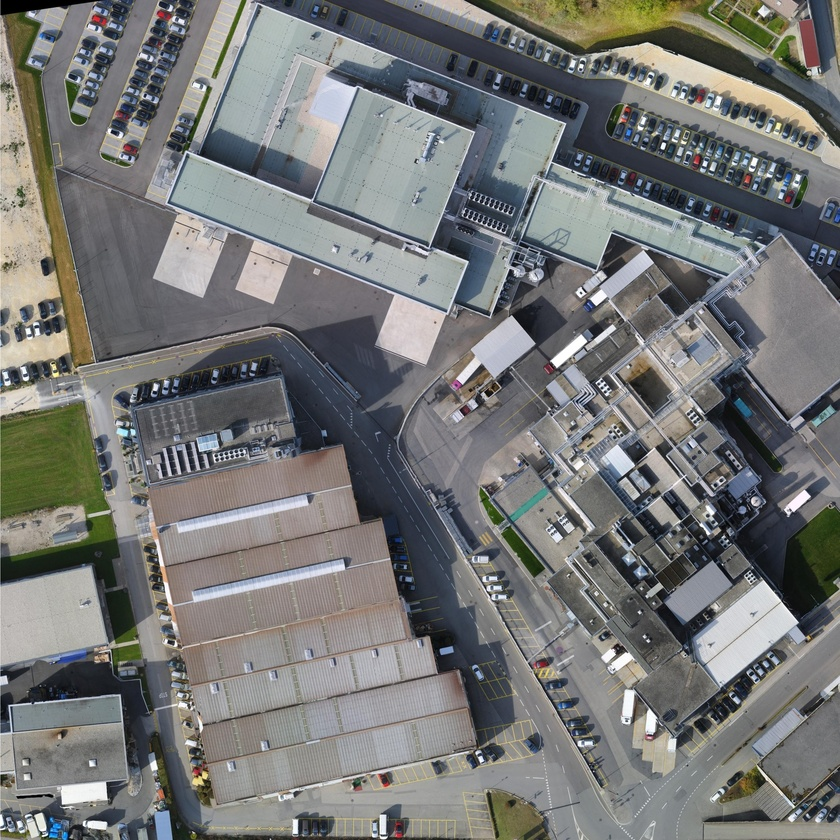
#> input picture archive/1.jpg, 840 x 840 px, shrunk from 2721 x 2721 before the run; its folder holds 3 pictures in this run
$ python imageStiching.py
#> lines starting #> are read from the running program, lines starting #| are printed output that depends on the picture; after the words box and inside, x2 and y2 are one past the last pixel; in counts of white or black regions, pixels touching at a corner belong together
import numpy as np
import cv2
import glob
import imutils

# Load images from the directory
image_paths = glob.glob('archive/*.jpg')
images = []

# Loading the images
for image_path in image_paths:
    img = cv2.imread(image_path)
#> img is the input picture: shape (840, 840, 3); mean B, G, R 118.1, 119.1, 118
    images.append(img)
    cv2.imshow("Image", img)
    cv2.waitKey(1000)  # Display each image for 1 second
    cv2.destroyAllWindows()

# Initialize Stitcher
ImageStitcher = cv2.Stitcher_create()

# Stitch images
status, stitched_img = ImageStitcher.stitch(images)
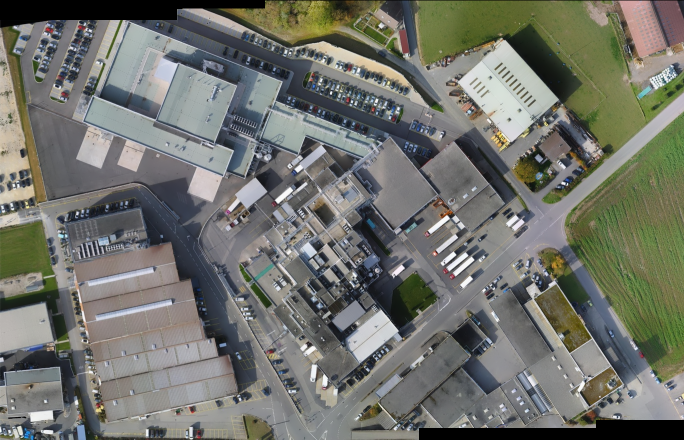
#> stitched_img: shape (879, 1368, 3) (shown at 1/2 size); mean of channels 0, 1, 2 107.5, 114.7, 113; drawn as B, G, R
#> status = 0

# Check stitching status
if status == cv2.Stitcher_OK:
    # Save and display the stitched image
    cv2.imwrite("stitchedOutput.png", stitched_img)
    cv2.imshow("Stitched Image", stitched_img)
    cv2.waitKey(0)
    cv2.destroyAllWindows()

    # Apply padding to the stitched image
    stitched_img = cv2.copyMakeBorder(stitched_img, 10, 10, 10, 10, cv2.BORDER_CONSTANT, value=(0, 0, 0))
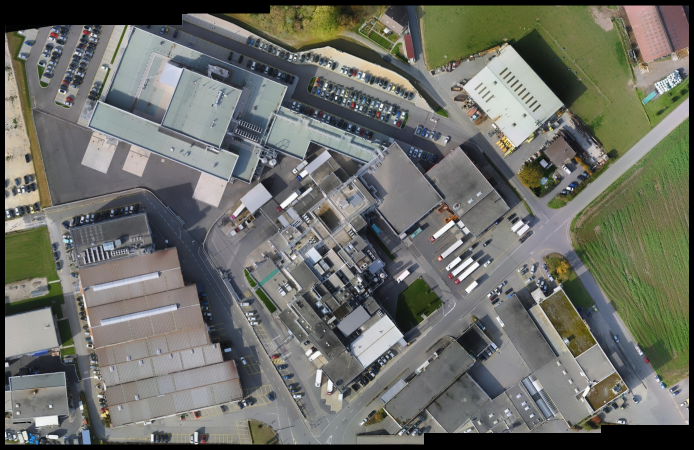
#> stitched_img: shape (899, 1388, 3) (shown at 1/2 size); mean of channels 0, 1, 2 103.6, 110.5, 108.9; drawn as B, G, R

    # Convert stitched image to grayscale
    gray = cv2.cvtColor(stitched_img, cv2.COLOR_BGR2GRAY)
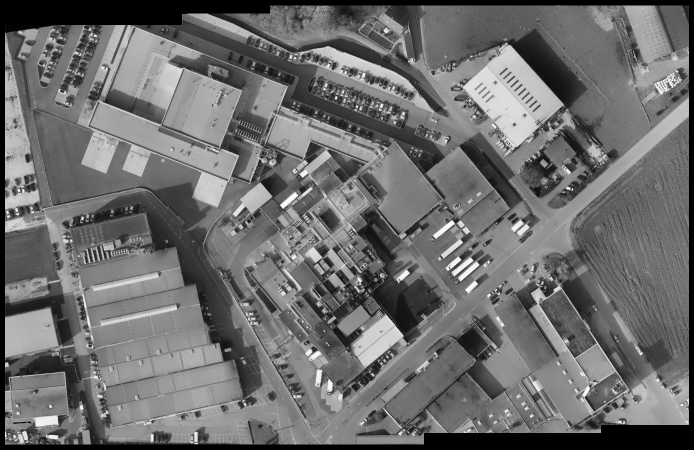
#> gray: shape (899, 1388) (shown at 1/2 size); min 0, max 252, mean 109.2

    # Threshold the grayscale image
    _, thresh_img = cv2.threshold(gray, 240, 255, cv2.THRESH_BINARY)
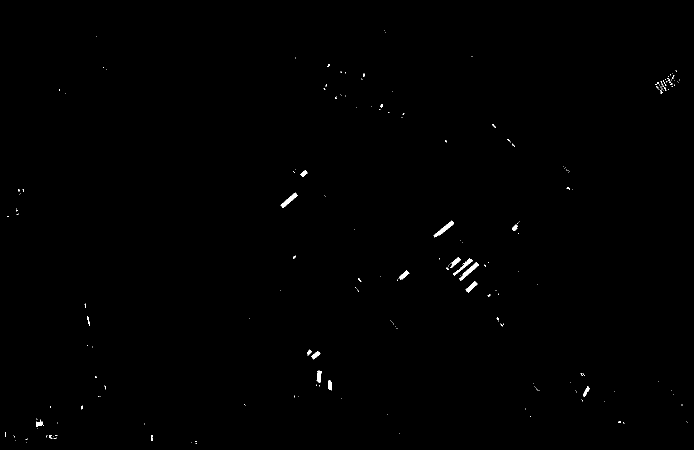
#> thresh_img: shape (899, 1388) (shown at 1/2 size); 0.28% white; 218 white regions (195 under 20 px)

    # Find contours in the thresholded image
    contours = cv2.findContours(thresh_img.copy(), cv2.RETR_EXTERNAL, cv2.CHAIN_APPROX_SIMPLE)
#> contours = 218 contours, 202 with area under 20; largest, box (x1, y1, x2, y2) and area: (867, 441, 908, 475) 314, (918, 525, 958, 562) 306, (561, 385, 595, 416) 280, (906, 517, 946, 551) 202, (931, 563, 955, 585) 181
    contours = imutils.grab_contours(contours)

    # Find the contour with maximum area
    max_contour = max(contours, key=cv2.contourArea)
#> max_contour = contour of 36 points, box (x1, y1, x2, y2) (867, 441, 908, 475), area 314

    # Create a mask for the largest contour
    mask = np.zeros(thresh_img.shape, dtype="uint8")
    cv2.drawContours(mask, [max_contour], -1, 255, -1)
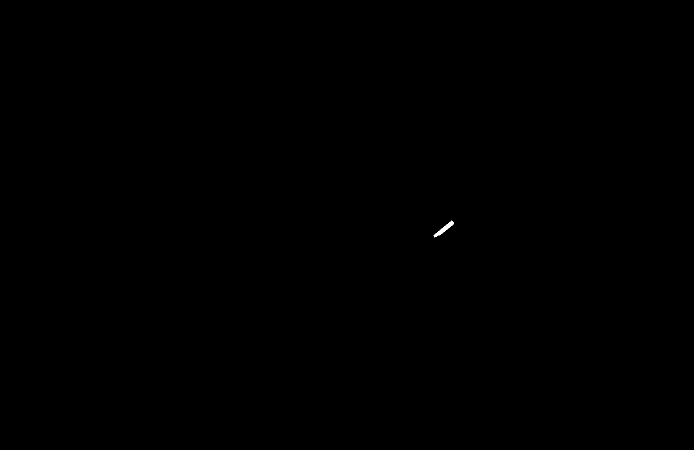
#> mask: shape (899, 1388) (shown at 1/2 size); 0.03% white; 1 white region, box (x1, y1, x2, y2) and area: (867, 441, 908, 475) 356

    # Erode the mask until no non-zero pixels are left
    min_rectangle = mask.copy()
    while cv2.countNonZero(min_rectangle) > 0:
        min_rectangle = cv2.erode(min_rectangle, None)
#> this loop made 3 passes

    # Find contours again on the eroded mask
    contours = cv2.findContours(min_rectangle.copy(), cv2.RETR_EXTERNAL, cv2.CHAIN_APPROX_SIMPLE)
#> contours = 0 contours
    contours = imutils.grab_contours(contours)
#> contours = []
#> (the run stopped early here; a loop or call above may not have finished)
